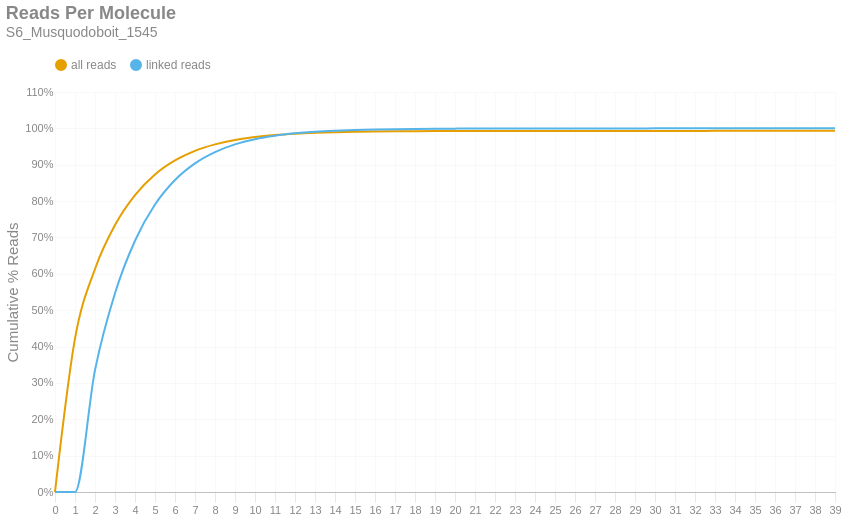

Notebook code for this chart:
### Markdown cell above
### Reads per Molecule
This chart shows the cumulative distribution of the number of reads per linked molecule. That is, how many alignments are associated with a unique molecule. This excludes the number of reads associated with invalid or absent linked-read barcodes. The `linked` histogram is the percentages recalculated when disregarding singletons.

### Code cell
if SKIPLR:
    print_html(f"Skipped")
else:
    counts = np.bincount(valids['reads'].cast(pl.Int64).to_numpy())
    weighted = counts * np.arange(len(counts))
    all_perc = weighted / n_reads
    linked_perc = weighted / n_linked_reads
    linked_perc[1] = 0
    binned_df = pl.DataFrame({
        'readsper': list(range(len(counts))),
        'all reads (cumsum)': np.cumsum(all_perc).tolist(),
        'linked reads (cumsum)': np.cumsum(linked_perc).tolist(),
    })

    with SafeRender(binned_df):
        (
            density_plot(binned_df, 'Reads Per Molecule', samplename, 'readspmol')
            .encode(
                x=alt.X('readsper:O', title=None).axis(labelAngle=0).scale(padding=0),
                y=alt.Y('value:Q', title='Cumulative % Reads').axis(format='%').stack(False),
                color=alt.Color("key:N").scale(domain=["all reads", "linked reads"]),
                tooltip=[
                    alt.Tooltip("key:N", title="Data Type"),
                    alt.Tooltip("readsper:O", title="Reads Per Molecule"),
                    alt.Tooltip("value:Q", format=".2%", title="% Reads (Cum.)")
                ]            
            )
        ).display()

### Figure 1 — Vega-Lite specification as saved in the notebook (floating-point values rounded to 4 significant figures)
{"width": "container", "height": 400, "config": {"title": {"anchor": "start", "dy": -15, "fontSize": 18, "color": "#888888", "subtitleColor": "#888888", "subtitleFontSize": 14}, "arc": {"fill": "#0072B2"}, "axis": {"domainColor": "#888888", "domainWidth": 0.5, "gridWidth": 0.2, "grid": false, "titleFontWeight": 400, "titleFontSize": 15, "labelFontSize": 11, "labelColor": "#888888", "tickColor": "#888888", "tickWidth": 0.2, "titleColor": "#888888"}, "axisBand": {"grid": false}, "axisX": {"grid": true, "tickSize": 10, "domainCap": "round"}, "axisY": {"domain": false, "grid": true, "tickSize": 0, "domainCap": "round"}, "background": "transparent", "header": {"labelFontSize": 15, "labelColor": "#888888", "titleFontSize": 15, "titleFontWeight": 600, "titleColor": "#888888"}, "legend": {"labelFont": "sans-serif", "labelFontSize": 12, "labelColor": "#888888", "symbolSize": 100, "symbolType": "circle", "titleFontSize": 12, "titlePadding": 10, "titleColor": "#888888", "title": null, "orient": "top"}, "range": {"category": ["#E69F00", "#56B4E9", "#009E73", "#F0E442", "#0072B2", "#D55E00", "#CC79A7", "#000000"], "diverging": ["#cfe8f3", "#a2d4ec", "#73bfe2", "#46abdb", "#1696d2", "#12719e"]}, "area": {"fill": "#0072B2", "fillOpacity": 0.7, "line": true, "strokeOpacity": 0.7}, "line": {"color": "#0072B2", "stroke": "#0072B2", "strokeWidth": 2}, "trail": {"color": "#0072B2", "stroke": "#0072B2", "strokeWidth": 0, "size": 1}, "point": {"filled": true, "fillOpacity": 1.0, "size": 95}, "text": {"color": "#888888", "fontSize": 11, "align": "right", "fontWeight": 400, "size": 11}, "bar": {"fill": "#0072B2", "stroke": null}, "view": {"stroke": null, "continuousWidth": 660, "continuousHeight": 400}}, "data": {"name": "data-92ff974eb6f776ce9fc31ba96a03b0a6"}, "mark": {"type": "line", "interpolate": "monotone", "point": {"opacity": 0, "size": 275}}, "encoding": {"color": {"field": "key", "scale": {"domain": ["all reads", "linked reads"]}, "type": "nominal"}, "tooltip": [{"field": "key", "title": "Data Type", "type": "nominal"}, {"field": "readsper", "title": "Reads Per Molecule", "type": "ordinal"}, {"field": "value", "format": ".2%", "title": "% Reads (Cum.)", "type": "quantitative"}], "x": {"axis": {"labelAngle": 0}, "field": "readsper", "scale": {"padding": 0}, "title": null, "type": "ordinal"}, "y": {"axis": {"format": "%"}, "field": "value", "stack": false, "title": "Cumulative % Reads", "type": "quantitative"}}, "params": [{"name": "param_c36ac31b6afebe62", "select": {"type": "point", "fields": ["key"]}, "bind": "legend"}], "title": {"text": "Reads Per Molecule", "subtitle": "S6_Musquodoboit_1545"}, "transform": [{"fold": ["all reads (cumsum)", "linked reads (cumsum)"]}, {"calculate": "replace(datum.key, ' (cumsum)', '')", "as": "key"}, {"filter": {"param": "param_c36ac31b6afebe62"}}], "usermeta": {"embedOptions": {"downloadFileName": "S6_Musquodoboit_1545.readspmol"}}, "$schema": "https://vega.github.io/schema/vega-lite/v6.1.0.json", "datasets": {"data-92ff974eb6f776ce9fc31ba96a03b0a6": [{"readsper": 0, "all reads (cumsum)": 0.0, "linked reads (cumsum)": 0.0}, {"readsper": 1, "all reads (cumsum)": 0.4219, "linked reads (cumsum)": 0.0}, {"readsper": 2, "all reads (cumsum)": 0.6133, "linked reads (cumsum)": 0.3351}, {"readsper": 3, "all reads (cumsum)": 0.7341, "linked reads (cumsum)": 0.5466}, {"readsper": 4, "all reads (cumsum)": 0.8166, "linked reads (cumsum)": 0.691}, {"readsper": 5, "all reads (cumsum)": 0.8734, "linked reads (cumsum)": 0.7904}, {"readsper": 6, "all reads (cumsum)": 0.912, "linked reads (cumsum)": 0.858}, {"readsper": 7, "all reads (cumsum)": 0.9382, "linked reads (cumsum)": 0.9039}, {"readsper": 8, "all reads (cumsum)": 0.9559, "linked reads (cumsum)": 0.9349}, {"readsper": 9, "all reads (cumsum)": 0.968, "linked reads (cumsum)": 0.956}, {"readsper": 10, "all reads (cumsum)": 0.9761, "linked reads (cumsum)": 0.9702}, {"readsper": 11, "all reads (cumsum)": 0.9816, "linked reads (cumsum)": 0.9798}, {"readsper": 12, "all reads (cumsum)": 0.9852, "linked reads (cumsum)": 0.9862}, {"readsper": 13, "all reads (cumsum)": 0.9877, "linked reads (cumsum)": 0.9906}, {"readsper": 14, "all reads (cumsum)": 0.9894, "linked reads (cumsum)": 0.9935}, {"readsper": 15, "all reads (cumsum)": 0.9906, "linked reads (cumsum)": 0.9956}, {"readsper": 16, "all reads (cumsum)": 0.9913, "linked reads (cumsum)": 0.9969}, {"readsper": 17, "all reads (cumsum)": 0.9919, "linked reads (cumsum)": 0.9978}, {"readsper": 18, "all reads (cumsum)": 0.9922, "linked reads (cumsum)": 0.9985}, {"readsper": 19, "all reads (cumsum)": 0.9925, "linked reads (cumsum)": 0.9989}, {"readsper": 20, "all reads (cumsum)": 0.9927, "linked reads (cumsum)": 0.9993}, {"readsper": 21, "all reads (cumsum)": 0.9928, "linked reads (cumsum)": 0.9995}, {"readsper": 22, "all reads (cumsum)": 0.9929, "linked reads (cumsum)": 0.9996}, {"readsper": 23, "all reads (cumsum)": 0.9929, "linked reads (cumsum)": 0.9997}, {"readsper": 24, "all reads (cumsum)": 0.993, "linked reads (cumsum)": 0.9998}, {"readsper": 25, "all reads (cumsum)": 0.993, "linked reads (cumsum)": 0.9999}, {"readsper": 26, "all reads (cumsum)": 0.993, "linked reads (cumsum)": 0.9999}, {"readsper": 27, "all reads (cumsum)": 0.9931, "linked reads (cumsum)": 0.9999}, {"readsper": 28, "all reads (cumsum)": 0.9931, "linked reads (cumsum)": 0.9999}, {"readsper": 29, "all reads (cumsum)": 0.9931, "linked reads (cumsum)": 1.0}, {"readsper": 30, "all reads (cumsum)": 0.9931, "linked reads (cumsum)": 1.0}, {"readsper": 31, "all reads (cumsum)": 0.9931, "linked reads (cumsum)": 1.0}, {"readsper": 32, "all reads (cumsum)": 0.9931, "linked reads (cumsum)": 1.0}, {"readsper": 33, "all reads (cumsum)": 0.9931, "linked reads (cumsum)": 1.0}, {"readsper": 34, "all reads (cumsum)": 0.9931, "linked reads (cumsum)": 1.0}, {"readsper": 35, "all reads (cumsum)": 0.9931, "linked reads (cumsum)": 1.0}, {"readsper": 36, "all reads (cumsum)": 0.9931, "linked reads (cumsum)": 1.0}, {"readsper": 37, "all reads (cumsum)": 0.9931, "linked reads (cumsum)": 1.0}, {"readsper": 38, "all reads (cumsum)": 0.9931, "linked reads (cumsum)": 1.0}, {"readsper": 39, "all reads (cumsum)": 0.9931, "linked reads (cumsum)": 1.0}]}}
